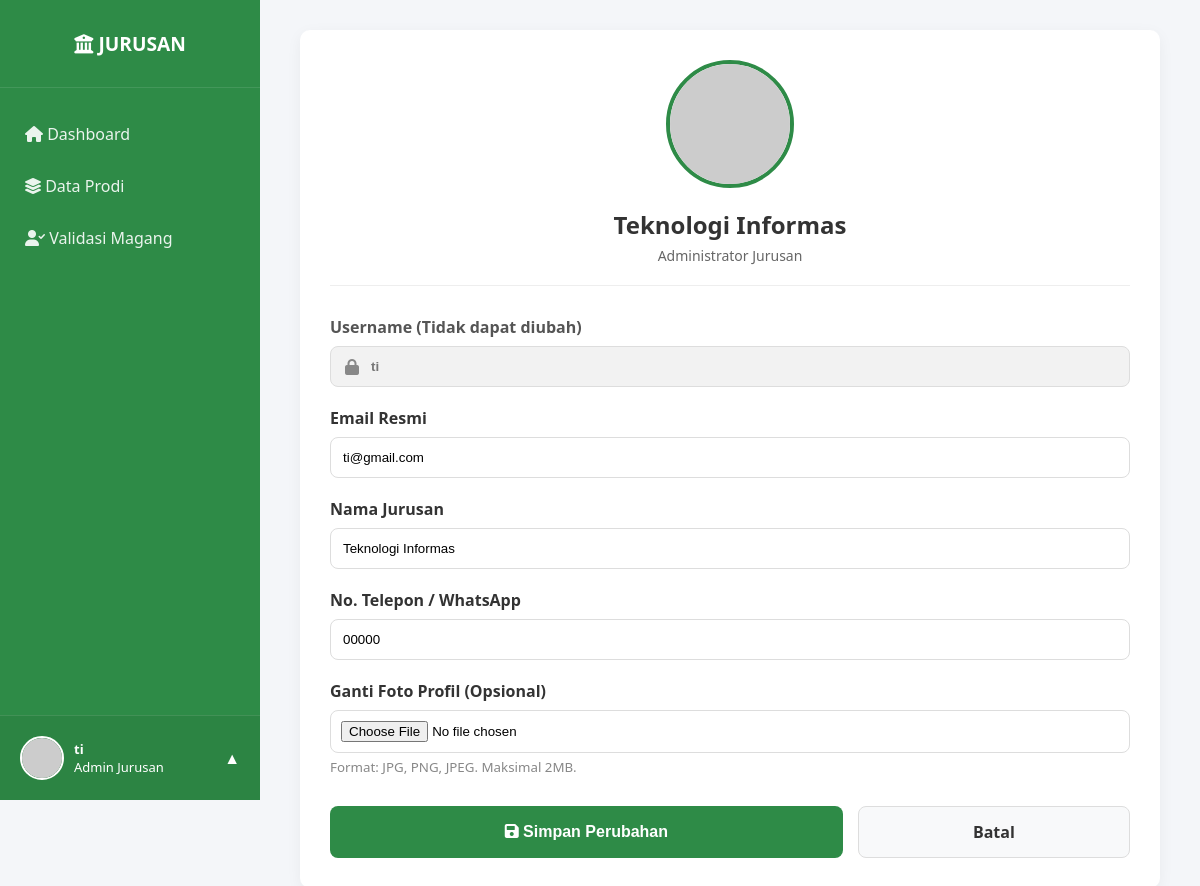
/jurusan/lihat_profile.php (signed in), run on an earlier commit of the app's database.
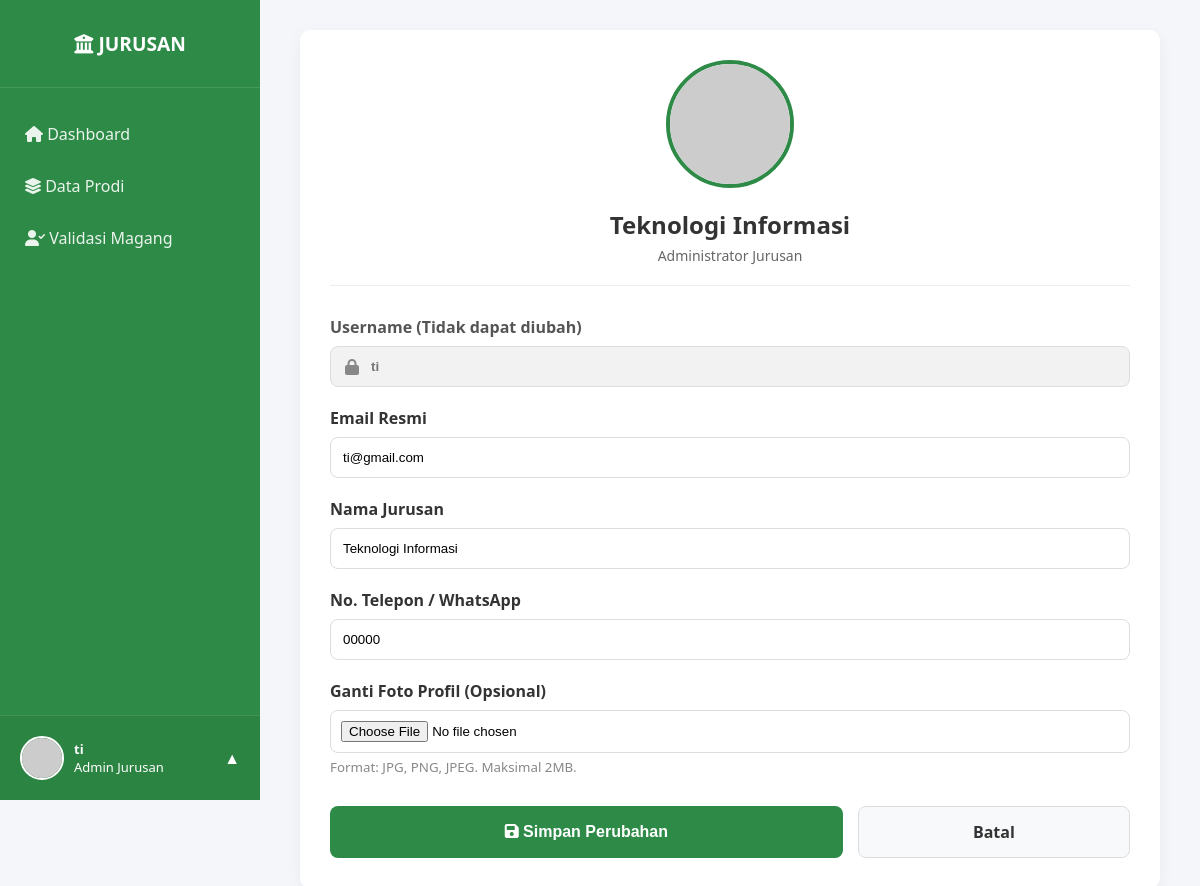
And on a later commit of the database.
### tables this page shows
CREATE TABLE `jurusan` (
  `id_jurusan` int(11) NOT NULL,
  `id_user` int(11) NOT NULL,
  `kode` varchar(20) NOT NULL,
  `nama_jurusan` varchar(150) NOT NULL,
  `keterangan` text NOT NULL
);

CREATE TABLE `users` (
  `id_user` int(11) NOT NULL,
  `username` varchar(100) NOT NULL,
  `email` varchar(150) NOT NULL,
  `password` varchar(255) NOT NULL,
  `created_at` datetime NOT NULL,
  `update_at` datetime NOT NULL,
  `roles` enum('super_admin','admin_jurusan','mahasiswa','perusahaan') NOT NULL,
  `foto` varchar(255) NOT NULL,
  `no_hp` varchar(20) NOT NULL,
  `status` enum('Pending','Verified','Rejected') NOT NULL
);

### config.php (called while the page is built, shortened)
<?php
$base_url = "http://localhost/MagangInAja/";

### jurusan/lihat_profile.php (the view, shortened to what this page needs)
<?php
require_once '../templates/header_jurusan.php';
$id_user = $_SESSION['user_id'];
$query = "SELECT j.*, u.username, u.email, u.no_hp, u.foto
          FROM jurusan j
          JOIN users u ON j.id_user = u.id_user
          WHERE u.id_user = '$id_user'";
$result = mysqli_query($conn, $query);
$data = mysqli_fetch_assoc($result);
?>
<div class="main-content">
    <div class="dashboard-card" style="max-width: 800px; margin: 0 auto; background: white; padding: 30px; border-radius: 10px; box-shadow: 0 4px 15px rgba(0,0,0,0.05);">
        <div style="text-align: center; margin-bottom: 30px; border-bottom: 1px solid #eee; padding-bottom: 20px;">
            <div style="position: relative; display: inline-block;">
                <img src="<?= $base_url; ?>img/profile_jurusan/<?= $data['foto'] ?? 'default.png'; ?>"
                     style="width: 120px; height: 120px; border-radius: 50%; object-fit: cover; border: 4px solid #2E8B47;"
                     onerror="this.src='https://ui-avatars.com/api/?name=<?= $_SESSION['username']; ?>&background=fff&color=2E8B47'">
            </div>
            <h2 style="margin: 15px 0 5px; color: #333;"><?= htmlspecialchars($data['nama_jurusan']); ?></h2>
            <p style="color: #666; margin: 0; font-size: 14px;">Administrator Jurusan</p>
        </div>
        <form action="proses_edit_profile.php" method="POST" enctype="multipart/form-data">
            <div style="margin-bottom: 20px;">
                <label style="display: block; font-weight: bold; margin-bottom: 8px; color: #555;">Username (Tidak dapat diubah)</label>
                <div style="position: relative;">
                    <i class="fas fa-lock" style="position: absolute; left: 15px; top: 13px; color: #888;"></i>
                    <input type="text" name="username" value="<?= htmlspecialchars($data['username']); ?>"
                           readonly
                           style="width: 100%; padding: 12px 12px 12px 40px; border: 1px solid #ddd; border-radius: 8px; background-color: #f2f2f2; color: #777; cursor: not-allowed; font-weight: bold; box-sizing: border-box;">
                </div>
            </div>
            <div style="margin-bottom: 20px;">
                <label style="display: block; font-weight: bold; margin-bottom: 8px; color: #333;">Email Resmi</label>
                <input type="email" name="email" value="<?= htmlspecialchars($data['email']); ?>" required
                       style="width: 100%; padding: 12px; border: 1px solid #ddd; border-radius: 8px; box-sizing: border-box;">
            </div>
            <div style="margin-bottom: 20px;">
                <label style="display: block; font-weight: bold; margin-bottom: 8px; color: #333;">Nama Jurusan</label>
                <input type="text" name="nama_jurusan" value="<?= htmlspecialchars($data['nama_jurusan']); ?>" required
                       style="width: 100%; padding: 12px; border: 1px solid #ddd; border-radius: 8px; box-sizing: border-box;">
            </div>
            <div style="margin-bottom: 20px;">
                <label style="display: block; font-weight: bold; margin-bottom: 8px; color: #333;">No. Telepon / WhatsApp</label>
                <input type="text" name="no_hp" value="<?= htmlspecialchars($data['no_hp']); ?>" required
                       style="width: 100%; padding: 12px; border: 1px solid #ddd; border-radius: 8px; box-sizing: border-box;">
            </div>
            <div style="margin-bottom: 30px;">
                <label style="display: block; font-weight: bold; margin-bottom: 8px; color: #333;">Ganti Foto Profil (Opsional)</label>
                <input type="file" name="foto_profil" accept="image/*"
                       style="width: 100%; padding: 10px; border: 1px solid #ddd; border-radius: 8px; background: #fff; box-sizing: border-box;">
                <small style="color: #888; display: block; margin-top: 5px;">Format: JPG, PNG, JPEG. Maksimal 2MB.</small>
            </div>
            <div style="display: flex; gap: 15px; flex-wrap: wrap;">
                <button type="submit" name="update"
                        style="flex: 2; padding: 14px; background: #2E8B47; color: white; border: none; border-radius: 8px; font-weight: bold; cursor: pointer; transition: 0.3s; font-size: 16px;">
                    <i class="fas fa-save"></i> Simpan Perubahan
                </button>
                <a href="../dashboard/dashboard_jurusan.php"
                   style="flex: 1; text-align: center; padding: 14px; background: #f8f9fa; color: #333; border: 1px solid #ddd; border-radius: 8px; text-decoration: none; font-weight: bold; font-size: 16px;">
                    Batal
                </a>
            </div>
        </form>
    </div>
</div>
</body>
</html>

What changed in the data, as far as the page shows it:
changed jurusan "ti": nama_jurusan "Teknologi Informas" → "Teknologi Informasi"
